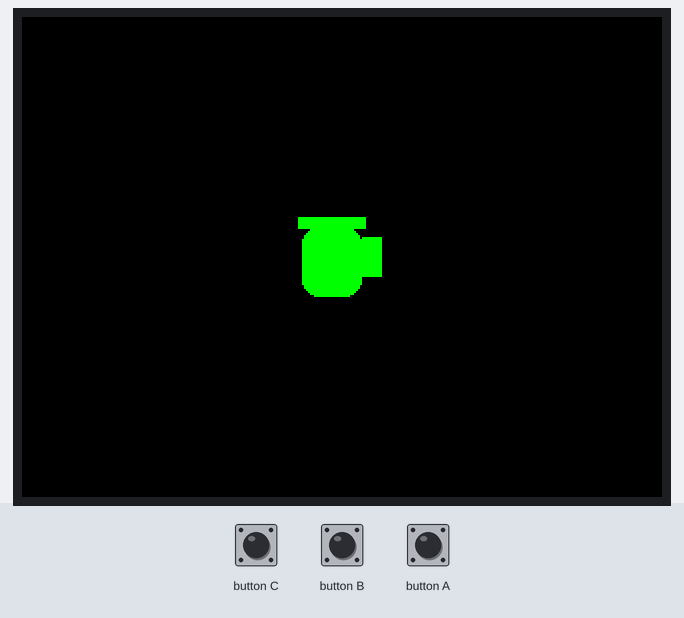
This sketch was run on a simulated ESP32-S3. On the bench: 320×240 colour display. The test bench sets the inputs (shaded band).

Above: at 1.4 s.
1.5 s: button A pressed for 0.15 s
At 1.61 s:
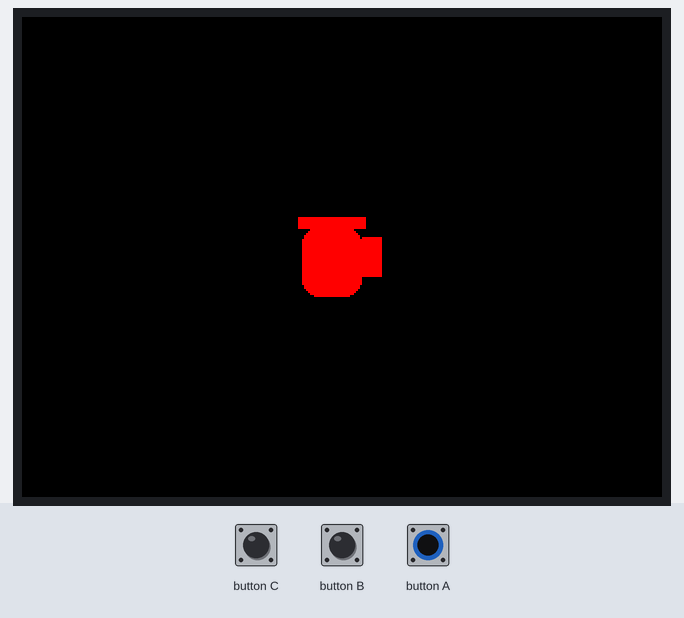
Timing chart, 0 to 4.5 s (numbered marks = the images above; inputs shaded):
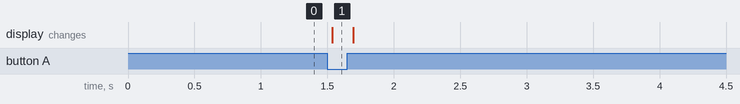

The sketch:

coffe_icon.ino
```cpp
#include <M5Unified.h> // Include the M5Unified library for M5Stack devices

// --- Required Libraries ---
// M5Unified: This library is essential for M5Stack devices.
// Install via Arduino Library Manager: Search for "M5Unified" and install.
// It handles display, button, power management, and other peripherals for M5Stack.

// --- Display Icon Parameters ---
// The M5Stack AtomS3 has a 128x128 pixel ST7789 LCD display.
const int ICON_DRAW_WIDTH = 60;   // Desired drawing width of the coffee cup icon
const int ICON_DRAW_HEIGHT = 60;  // Desired drawing height of the coffee cup icon
int icon_pos_x;                   // X position to draw the icon (calculated in setup)
int icon_pos_y;                   // Y position to draw the icon (calculated in setup)

// --- Colors ---
// M5Unified internally uses TFT_eSPI color definitions.
// These are 16-bit (RGB565) color values.
#define COLOR_GREEN_CUP   TFT_GREEN  // Green color for the cup
#define COLOR_RED_CUP     TFT_RED    // Red color for the cup
#define COLOR_BACKGROUND  TFT_BLACK  // Background color of the screen

// --- Global Variables ---
uint16_t currentCupColor = COLOR_GREEN_CUP; // Stores the current color of the cup
bool lastButtonState = false;               // Tracks the previous state of the built-in button

// --- Function Prototypes ---
// Declares the function used to draw the coffee cup.
void drawCoffeeCup(int x, int y, uint16_t cupColor);

// -------------------------------------------------------------------
// setup()
// This function runs once when the M5Stack AtomS3 starts up.
// -------------------------------------------------------------------
void setup() {
  // Initialize M5Unified library for the M5Stack AtomS3.
  // This configures the display, button, and other built-in peripherals.
  M5.begin();

  // Set the display rotation if needed. Default rotation (0) is usually fine.
  // For AtomS3, 0 is typically portrait (USB up), 1 is landscape (USB right).
  // M5.Lcd.setRotation(0);

  // Clear the entire screen to the specified background color.
  M5.Lcd.fillScreen(COLOR_BACKGROUND);

  // Calculate the centered position for the icon based on screen dimensions.
  // M5.Lcd.width() and M5.Lcd.height() return the current screen resolution.
  icon_pos_x = (M5.Lcd.width() - ICON_DRAW_WIDTH) / 2;
  icon_pos_y = (M5.Lcd.height() - ICON_DRAW_HEIGHT) / 2;

  // Draw the initial green coffee cup on the screen.
  drawCoffeeCup(icon_pos_x, icon_pos_y, currentCupColor);
}

// -------------------------------------------------------------------
// loop()
// This function runs repeatedly after setup().
// -------------------------------------------------------------------
void loop() {
  // Update M5Unified to read the current state of buttons, IMU, etc.
  // This must be called regularly for button state changes to be detected.
  M5.update();

  // Check if the built-in button (BtnA) of the AtomS3 is currently pressed.
  // M5.BtnA refers to the single programmable button on the AtomS3.
  bool buttonIsPressed = M5.BtnA.isPressed();

  // Only redraw the cup if the button state has changed.
  // This prevents unnecessary screen updates and reduces flickering.
  if (buttonIsPressed != lastButtonState) {
    // Button state has changed, determine the new color.
    if (buttonIsPressed) {
      currentCupColor = COLOR_RED_CUP;    // Button is pressed, set color to red.
    } else {
      currentCupColor = COLOR_GREEN_CUP;  // Button is released, set color to green.
    }

    // Redraw the coffee cup with the newly determined color.
    drawCoffeeCup(icon_pos_x, icon_pos_y, currentCupColor);

    // Update the last button state for the next comparison.
    lastButtonState = buttonIsPressed;
  }

  // A small delay to provide some debouncing for the button
  // and reduce CPU load, although M5.update() handles some debouncing.
  delay(50);
}

// -------------------------------------------------------------------
// drawCoffeeCup Function
// Draws a simple coffee cup icon on the M5Stack AtomS3 display using
// primitive drawing functions.
// x, y: Top-left coordinates of the icon's bounding box on the screen.
// cupColor: The 16-bit RGB565 color to use for drawing the cup.
// -------------------------------------------------------------------
void drawCoffeeCup(int x, int y, uint16_t cupColor) {
  // Clear the area where the icon will be drawn to ensure previous drawing is gone.
  // This is important when changing colors to avoid artifacts.
  M5.Lcd.fillRect(x, y, ICON_DRAW_WIDTH, ICON_DRAW_HEIGHT, COLOR_BACKGROUND);

  // --- Draw the cup body ---
  // A rounded rectangle for the main part of the cup.
  // Arguments: x-coord, y-coord, width, height, corner_radius, color
  M5.Lcd.fillRoundRect(x + 10, y + 15, 30, 35, 8, cupColor);

  // --- Draw the cup rim ---
  // A simple rectangle on top of the body to form the rim.
  // Arguments: x-coord, y-coord, width, height, color
  M5.Lcd.fillRect(x + 8, y + 10, 34, 6, cupColor);

  // --- Draw the cup handle ---
  // A simple rectangle for the handle.
  // Arguments: x-coord, y-coord, width, height, color
  M5.Lcd.fillRect(x + 40, y + 20, 10, 20, cupColor);

  // Optional: Add a small steam cloud for visual effect
  // This requires drawing multiple small circles or ovals.
  // M5.Lcd.fillCircle(x + 24, y + 5, 3, TFT_LIGHTGREY);
  // M5.Lcd.fillCircle(x + 28, y + 2, 2, TFT_LIGHTGREY);
}
```

Measured:
- after the input at 1.5 s, the display: changes at once (image 1)
